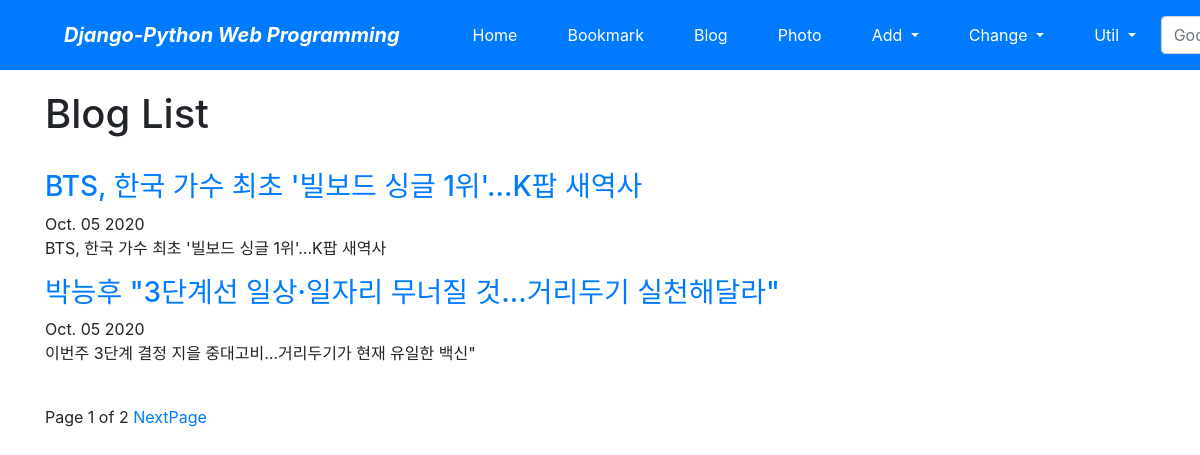
Screenshot of /blog/ with the database file from the repository.
### blog/models.py (models this page shows, shortened)
class Post(models.Model):
    title = models.CharField(verbose_name='TITLE', max_length=50)
    slug = models.SlugField('SLUG', unique=True, allow_unicode=True, help_text='one word for title alias.')
    description = models.CharField('DESCRIPTION', max_length=100, blank=True, help_text='simple description text')
    content = models.TextField('CONTENT')
    create_dt = models.DateTimeField('CREATE DATE', auto_now_add=True)
    modify_dt = models.DateTimeField('MODIFY DATE', auto_now=True)
    tags = TaggableManager(blank=True)
    owner = models.ForeignKey(User, on_delete=models.CASCADE, verbose_name='OWNER', blank=True, null=True)
    class Meta:
        verbose_name = 'post'
        verbose_name_plural = 'posts'
        db_table = 'blog_posts'
        ordering = ('-modify_dt',)
    def get_absolute_url(self):
        return reverse('blog:post_detail', args=(self.slug,))

### blog/views.py (the view)
# urls.py: path('', views.PostLV.as_view(), name='index'),
class PostLV(ListView):
    model = Post
    template_name = 'blog/post_all.html'
    context_object_name = 'posts'
    paginate_by = 2

### blog/templates/blog/post_all.html (shortened to what this page needs)
{% extends "base.html" %}
{% block content%}
<h1>Blog List</h1>
<br>
{% for post in posts %}
    <h3><a href="{{ post.get_absolute_url }}">{{ post.title }}</a></h3>
    {{ post.modify_dt|date:"N d Y" }}
    <p>{{ post.description }}</p>
{% endfor %}
<br>
<div>
    <span>
        Page {{ page_obj.number }} of {{ page_obj.paginator.num_pages }}
        {% if page_obj.has_next %}
            <a href="?page={{ page_obj.next_page_number }}">NextPage</a>
        {% endif %}
    </span>
</div>
{% endblock %}

### rows the page displays
Post: title "BTS, 한국 가수 최초 '빌보드 싱글 1위'…K팝 새역사", modify_dt "Oct. 05 2020", description "BTS, 한국 가수 최초 '빌보드 싱글 1위'…K팝 새역사"
Post: title "박능후 \"3단계선 일상·일자리 무너질 것…거리두기 실천해달라\"", modify_dt "Oct. 05 2020", description "이번주 3단계 결정 지을 중대고비…거리두기가 현재 유일한 백신\""

### other values shown
{{ page_obj.number }} "1"
{{ page_obj.paginator.num_pages }} "2"
